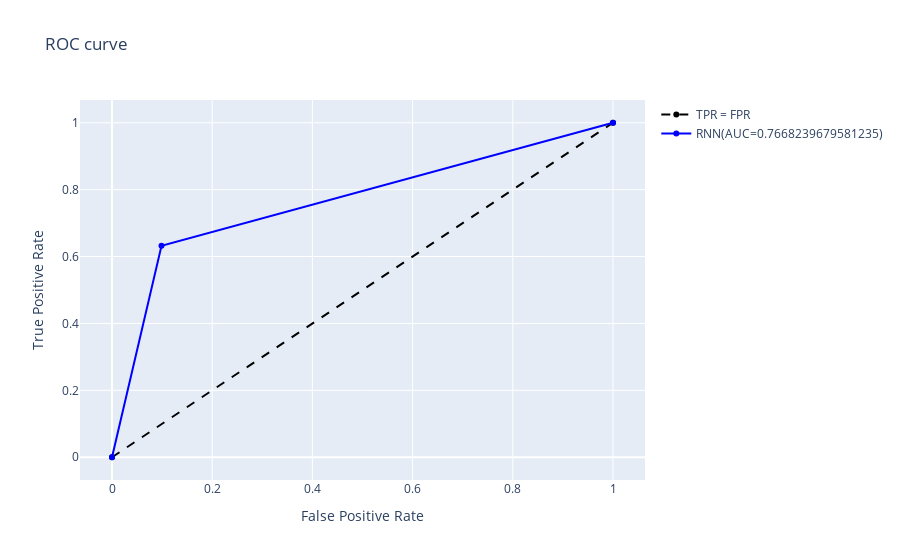

The cell this chart's notebook holds for it:
### Code cell
PARAMS = {'epoch': EPOCHS,
          'lr': 0.0001,
          'batch':BATCH_SIZE,
          'stemmed':False,
          'embedding':'word2vec_skipgram',
          'emb_trainable':False
          }
RNN_model,prediction = train_model(model,X_train,X_test,Y_train,Y_test,"SimpleRNN + w2v_skipgram")

### Figure 1 — Plotly figure (JSON) as saved in the notebook; plotly's stock layout.template omitted (floating-point values rounded to 4 significant figures)
{"data": [{"line": {"color": "black", "dash": "dash"}, "name": "TPR = FPR", "type": "scatter", "x": [0, 1], "y": [0, 1]}, {"marker": {"color": "blue"}, "name": "RNN(AUC=0.7668239679581235)", "type": "scatter", "x": [0, 0.0988, 1], "y": [0, 0.6325, 1]}], "layout": {"title": {"text": "ROC curve"}, "xaxis": {"title": {"text": "False Positive Rate"}}, "yaxis": {"title": {"text": "True Positive Rate"}}}}
